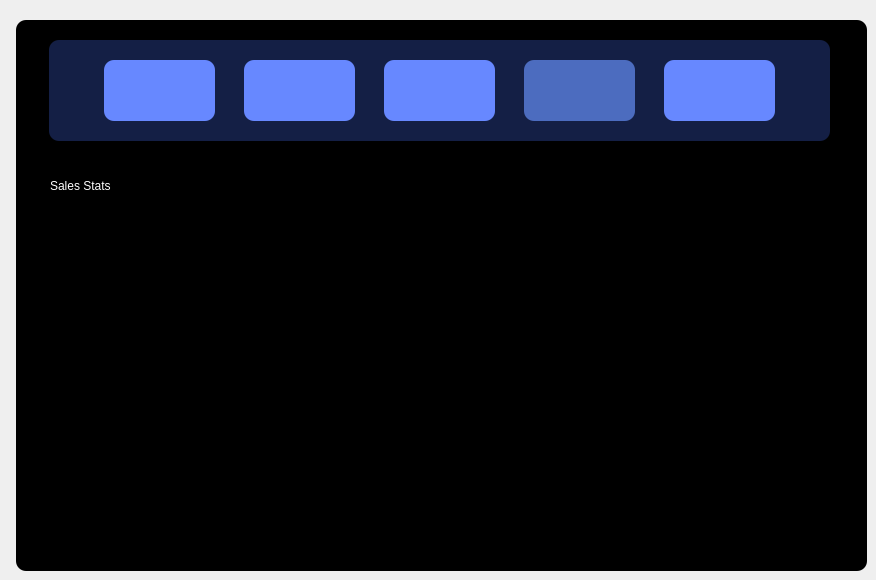
    <widget class="QWidget" name="tab_3">
     <property name="enabled">
      <bool>true</bool>
     </property>
     <property name="cursor">
      <cursorShape>ArrowCursor</cursorShape>
     </property>
     <property name="toolTip">
      <string>Disabled</string>
     </property>
     <attribute name="title">
      <string>Sales Stats</string>
     </attribute>
     <widget class="QPushButton" name="navLogout2">
      <property name="geometry">
       <rect>
        <x>664</x>
        <y>60</y>
        <width>111</width>
        <height>61</height>
       </rect>
      </property>
      <property name="cursor">
       <cursorShape>PointingHandCursor</cursorShape>
      </property>
      <property name="toolTip">
       <string>Logout</string>
      </property>
      <property name="styleSheet">
       <string notr="true">QPushButton {
background-color: #6788FF; /* Background color */
font: 63 11pt &quot;Poppins SemiBold&quot;;
color: white; /* Text color */
outline: 0;
padding: 10px 20px; /* Padding for the button */
border: none; /* Remove default button border */
border-radius: 10px; /* Add some border-radius for a rounded appearance */
}
QPushButton:hover {
cursor: pointer; /* Change cursor to pointer on hover */
background-color: #4c6cbf;
}</string>
      </property>
      <property name="text">
       <string/>
      </property>
      <property name="icon">
       <iconset>
        <normaloff>../images/logout.svg</normaloff>../images/logout.svg</iconset>
      </property>
      <property name="iconSize">
       <size>
        <width>30</width>
        <height>35</height>
       </size>
      </property>
     </widget>
     <widget class="QPushButton" name="navOrderEntryFour">
      <property name="geometry">
       <rect>
        <x>104</x>
        <y>60</y>
        <width>111</width>
        <height>61</height>
       </rect>
      </property>
      <property name="cursor">
       <cursorShape>PointingHandCursor</cursorShape>
      </property>
      <property name="toolTip">
       <string>Order Entry</string>
      </property>
      <property name="styleSheet">
       <string notr="true">QPushButton {
background-color: #6788FF; /* Background color */
font: 63 11pt &quot;Poppins SemiBold&quot;;
color: white; /* Text color */
outline: 0;
padding: 10px 20px; /* Padding for the button */
border: none; /* Remove default button border */
border-radius: 10px; /* Add some border-radius for a rounded appearance */
}
QPushButton:hover {
cursor: pointer; /* Change cursor to pointer on hover */
background-color: #4c6cbf;
}</string>
      </property>
      <property name="text">
       <string/>
      </property>
      <property name="icon">
       <iconset>
        <normaloff>../images/shopping.svg</normaloff>../images/shopping.svg</iconset>
      </property>
      <property name="iconSize">
       <size>
        <width>35</width>
        <height>35</height>
       </size>
      </property>
     </widget>
     <widget class="QColumnView" name="columnView_5">
      <property name="geometry">
       <rect>
        <x>16</x>
        <y>20</y>
        <width>851</width>
        <height>551</height>
       </rect>
      </property>
      <property name="styleSheet">
       <string notr="true">background-color:rgb(0, 0, 0);
border-radius: 10px;</string>
      </property>
     </widget>
     <widget class="QColumnView" name="columnView_6">
      <property name="geometry">
       <rect>
        <x>49</x>
        <y>40</y>
        <width>781</width>
        <height>101</height>
       </rect>
      </property>
      <property name="styleSheet">
       <string notr="true">background-color:rgb(20, 31, 69);
border-radius: 10px;</string>
      </property>
     </widget>
     <widget class="QPushButton" name="orders_2">
      <property name="enabled">
       <bool>true</bool>
      </property>
      <property name="geometry">
       <rect>
        <x>524</x>
        <y>60</y>
        <width>111</width>
        <height>61</height>
       </rect>
      </property>
      <property name="toolTip">
       <string>Sales Stats</string>
      </property>
      <property name="styleSheet">
       <string notr="true">QPushButton {
background-color: #4c6cbf;
font: 63 11pt &quot;Poppins SemiBold&quot;;
color: white;
outline: 0;
padding: 10px 20px;
border: none;
border-radius: 10px;
}
QPushButton:hover {
cursor: pointer;
background-color: #4c6cbf;
}</string>
      </property>
      <property name="text">
       <string/>
      </property>
      <property name="icon">
       <iconset>
        <normaloff>../images/receipt.svg</normaloff>../images/receipt.svg</iconset>
      </property>
      <property name="iconSize">
       <size>
        <width>30</width>
        <height>35</height>
       </size>
      </property>
     </widget>
     <widget class="QPushButton" name="navProdModFour">
      <property name="geometry">
       <rect>
        <x>244</x>
        <y>60</y>
        <width>111</width>
        <height>61</height>
       </rect>
      </property>
      <property name="cursor">
       <cursorShape>PointingHandCursor</cursorShape>
      </property>
      <property name="toolTip">
       <string>Product Mod</string>
      </property>
      <property name="styleSheet">
       <string notr="true">QPushButton {
background-color: #6788FF; /* Background color */
font: 63 11pt &quot;Poppins SemiBold&quot;;
color: white; /* Text color */
outline: 0;
padding: 10px 20px; /* Padding for the button */
border: none; /* Remove default button border */
border-radius: 10px; /* Add some border-radius for a rounded appearance */
}
QPushButton:hover {
cursor: pointer; /* Change cursor to pointer on hover */
background-color: #4c6cbf;
}</string>
      </property>
      <property name="text">
       <string/>
      </property>
      <property name="icon">
       <iconset>
        <normaloff>../images/shelves.svg</normaloff>../images/shelves.svg</iconset>
      </property>
      <property name="iconSize">
       <size>
        <width>35</width>
        <height>35</height>
       </size>
      </property>
     </widget>
     <widget class="QLabel" name="eo_head">
      <property name="geometry">
       <rect>
        <x>50</x>
        <y>160</y>
        <width>321</width>
        <height>51</height>
       </rect>
      </property>
      <property name="styleSheet">
       <string notr="true">background-color:rgba(255, 255, 255, 0);
font: 63 30pt &quot;Poppins SemiBold&quot;;
color: white</string>
      </property>
      <property name="text">
       <string>Sales Stats</string>
      </property>
     </widget>
     <widget class="QLabel" name="eo_display">
      <property name="geometry">
       <rect>
        <x>295</x>
        <y>420</y>
        <width>221</width>
        <height>21</height>
       </rect>
      </property>
      <property name="styleSheet">
       <string notr="true">background-color:rgba(255, 255, 255, 0);
font: 63 11pt &quot;Poppins SemiBold&quot;;
color: green;</string>
      </property>
      <property name="text">
       <string/>
      </property>
     </widget>
     <widget class="QLabel" name="eo_display_2">
      <property name="geometry">
       <rect>
        <x>295</x>
        <y>420</y>
        <width>211</width>
        <height>21</height>
       </rect>
      </property>
      <property name="styleSheet">
       <string notr="true">background-color:rgba(255, 255, 255, 0);
font: 63 11pt &quot;Poppins SemiBold&quot;;
color: red;</string>
      </property>
      <property name="text">
       <string/>
      </property>
     </widget>
     <widget class="QPushButton" name="navProdMod4">
      <property name="geometry">
       <rect>
        <x>384</x>
        <y>60</y>
        <width>111</width>
        <height>61</height>
       </rect>
      </property>
      <property name="cursor">
       <cursorShape>PointingHandCursor</cursorShape>
      </property>
      <property name="toolTip">
       <string>Manage Orders</string>
      </property>
      <property name="styleSheet">
       <string notr="true">QPushButton {
background-color: #6788FF; /* Background color */
font: 63 11pt &quot;Poppins SemiBold&quot;;
color: white; /* Text color */
outline: 0;
padding: 10px 20px; /* Padding for the button */
border: none; /* Remove default button border */
border-radius: 10px; /* Add some border-radius for a rounded appearance */
}
QPushButton:hover {
cursor: pointer; /* Change cursor to pointer on hover */
background-color: #4c6cbf;
}</string>
      </property>
      <property name="text">
       <string/>
      </property>
      <property name="icon">
       <iconset>
        <normaloff>../images/clipboard-list.svg</normaloff>../images/clipboard-list.svg</iconset>
      </property>
      <property name="iconSize">
       <size>
        <width>30</width>
        <height>35</height>
       </size>
      </property>
     </widget>
     <zorder>columnView_5</zorder>
     <zorder>columnView_6</zorder>
     <zorder>orders_2</zorder>
     <zorder>navProdModFour</zorder>
     <zorder>navOrderEntryFour</zorder>
     <zorder>navLogout2</zorder>
     <zorder>eo_head</zorder>
     <zorder>eo_display</zorder>
     <zorder>eo_display_2</zorder>
     <zorder>navProdMod4</zorder>
    </widget>
